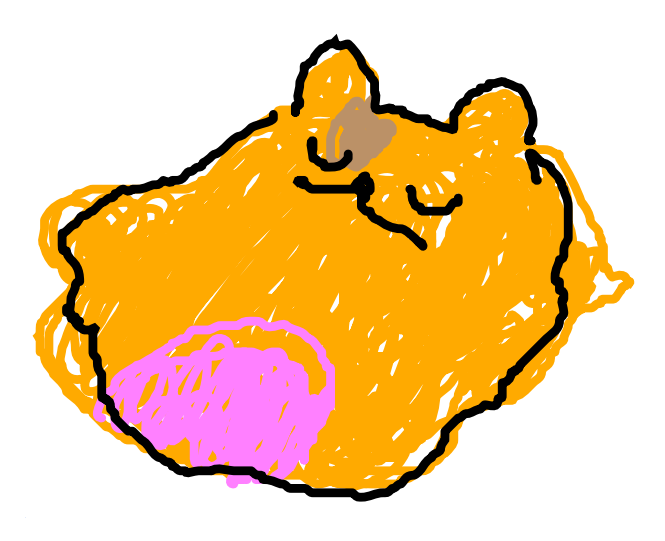
#> input picture MAT3008 Numerical Analysis/hw8_2018008531/ez.PNG, 665 x 541 px, found by its file name
$ python hw8_2018008531.py
#> lines starting #> are read from the running program, lines starting #| are printed output that depends on the picture
#> in main, image is the input picture: PIL image 665x541 RGBA; mean R, G, B, A 241.4, 203.6, 151.9, 255
#| (665, 541)
import math
import numpy as np
from PIL import Image

def bl_resize(original_img, new_h, new_w):
	#get dimensions of original image
#> called with new_h = 1000, new_w = 500
	old_h, old_w, c = original_img.shape
#> old_h = 541; old_w = 665; c = 4
	resized = np.zeros((new_h, new_w, c))
	#Calculate horizontal and vertical scaling factor
	w_scale_factor = (old_w ) / (new_w ) if new_h != 0 else 0
#> w_scale_factor = 1.33
	h_scale_factor = (old_h ) / (new_h ) if new_w != 0 else 0
#> h_scale_factor = 0.541
	for i in range(new_h):
		for j in range(new_w):
			#map the coordinates back to the original image
			x = i * h_scale_factor
			y = j * w_scale_factor
			#calculate the coordinate values for 4 surrounding pixels.
			x_floor = math.floor(x)
			x_ceil = min( old_h - 1, math.ceil(x))
			y_floor = math.floor(y)
			y_ceil = min(old_w - 1, math.ceil(y))

			if (x_ceil == x_floor) and (y_ceil == y_floor):
				q = original_img[int(x), int(y), :]
			elif (x_ceil == x_floor):
				q1 = original_img[int(x), int(y_floor), :]
				q2 = original_img[int(x), int(y_ceil), :]
				q = q1 * (y_ceil - y) + q2 * (y - y_floor)
			elif (y_ceil == y_floor):
				q1 = original_img[int(x_floor), int(y), :]
				q2 = original_img[int(x_ceil), int(y), :]
				q = (q1 * (x_ceil - x)) + (q2	 * (x - x_floor))
			else:
				v1 = original_img[x_floor, y_floor, :]
				v2 = original_img[x_ceil, y_floor, :]
				v3 = original_img[x_floor, y_ceil, :]
				v4 = original_img[x_ceil, y_ceil, :]

				q1 = v1 * (x_ceil - x) + v2 * (x - x_floor)
				q2 = v3 * (x_ceil - x) + v4 * (x - x_floor)
				q = q1 * (y_ceil - y) + q2 * (y - y_floor)

			resized[i,j,:] = q
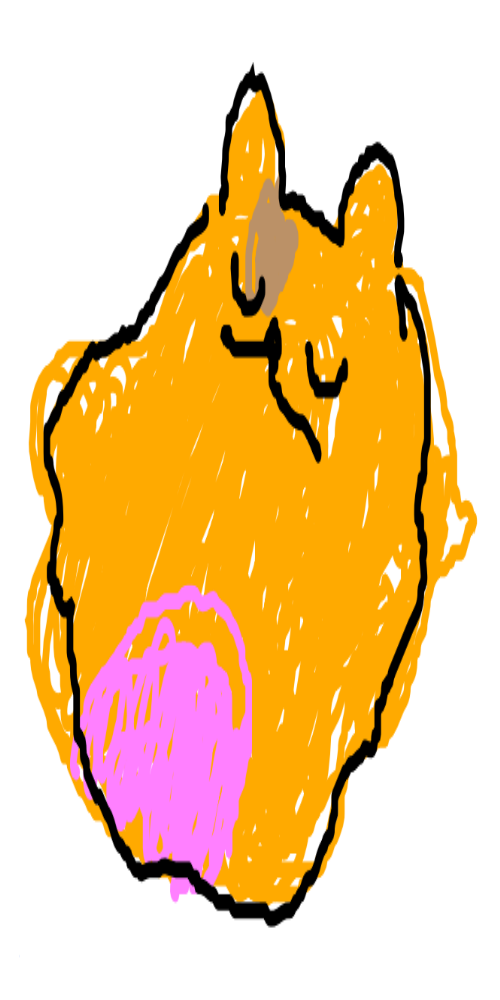
#> resized: shape (1000, 500, 4) float64; mean R, G, B, A 241.4, 203.6, 151.9, 255
	return resized.astype(np.uint8)

def main():

    image = Image.open('ez.png')
    print(image.size)
    tmp = np.array(image)
    temp = bl_resize(tmp, 1000, 500)

    data = Image.fromarray(temp)
    # data.show()
    data.save('result.png')

    # check result
    result = Image.open('result.png')
    print(result.size)
#| (500, 1000)

if __name__ == "__main__":
    main()
